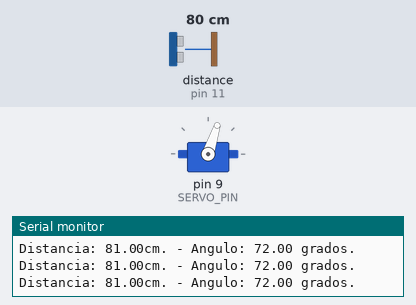
This sketch was run on a simulated Arduino Uno, built with avr-gcc and run on an emulated ATmega328P. Shown: servo, the last lines printed to the serial monitor. Inputs (shaded band) come from the test bench; at power-on: distance to the obstacle (sensor on pin 11) 80 cm. The echo pulse lasts 58.3 µs per cm.

Above: at 1.4 s.
1.5 s: distance to the obstacle (sensor on pin 11) set to 2 cm
At 2.7 s:
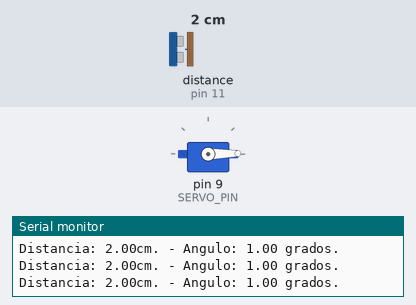
3.0 s: distance to the obstacle (sensor on pin 11) set to 35 cm
At 3.9 s:
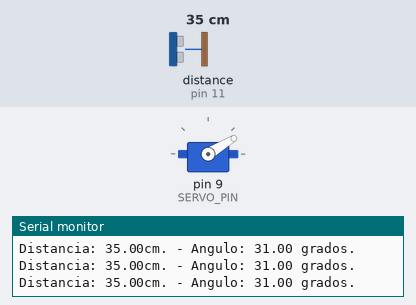
4.5 s: distance to the obstacle (sensor on pin 11) set to 60 cm
At 5.7 s:
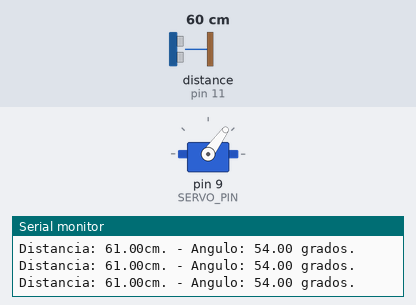
6.0 s: distance to the obstacle (sensor on pin 11) set to 120 cm
At 6.5 s:
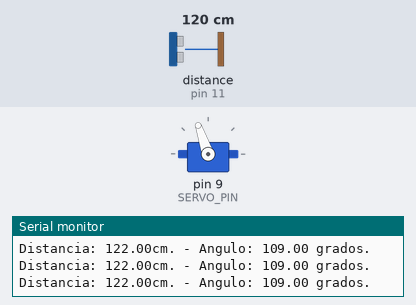
Timing chart, 0 to 8.6 s (numbered marks = the images above; inputs shaded):
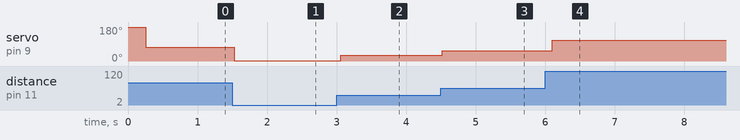

The sketch:

Servo_wipe_distance.ino
```cpp
// *---------------------------------------------------------------------------------------------------------*
// *Ejemplo para mover servo en funcion de la distancia leida por un sensor ultrasonico de distancia.        *
// *Requiere la libreria NewPing, puede descargarse aqui: http://playground.arduino.cc/Code/NewPing#Download *
// *Escrito por: Daniel Arturo Fernández Raygoza para DAFR Electronics. Licencia creative commons CC-BY-NC-SA*
// *---------------------------------------------------------------------------------------------------------*

#include <NewPing.h>
#include <Servo.h>

#define TRIGGER_PIN  12  // pin de Arduino conectado al pin TRIGGER del sensor ultrasonico.
#define ECHO_PIN     11  // pin de Arduino conectado al pin ECHO del sensor ultrasonico.
#define MAX_DISTANCE 200 // distancia maxima que deseamos medir con el sensor (en centimetros). Distancia maxima del sensor es de 400cm aproximadamente.
#define SERVO_PIN 9 // pin de Arduino conectado al pin de control del servo.

NewPing sonar(TRIGGER_PIN, ECHO_PIN, MAX_DISTANCE); // configuracion e inicializacion de la libreria NewPing.
Servo SG90; //crea el objeto para controlar el servo a travez de la libreria.

float distancia = 0;
float angulo = 180;

void setup()
{
  Serial.begin(9600); // abrir puerto serial para visualizar la distancia y el angulo.
  SG90.attach(SERVO_PIN); //inicia el servo en el pin seleccionado.
  SG90.write(angulo); // pone el servo a 180°.
  delay(250);
  Serial.println("Arduino listo! :)");

}

void loop()
{
  distancia = sonar.ping_cm();
  Serial.print("Distancia: ");
  Serial.print(distancia); // enviar distancia leida, "0" significa fuera de rango. Recordar que la distancia minima que puede leer el sensor es de 2cm.
  Serial.print("cm. - Angulo: ");
  angulo = map(distancia, 0, MAX_DISTANCE, 0, 180); //calcula el angulo del servo en base a la distancia minima y maxima.
  if (distancia == 0) //si la distancia esta fuera de rango pone el servo a 180°.
  {
    angulo = 180;
   }
  Serial.print(angulo); //enviar angulo en en cual se posicinara el servo.
  Serial.print(" grados. ");
  if (distancia == 0) //si la distancia esta fuera de rango envia mensaje.
  {
    Serial.print(" La distancia se encuentra fuera de rango.");
  }
  SG90.write(angulo);
  delay(100);
  Serial.println(""); //salto de linea.
}
```

Measured:
- after the input at 1.5 s, servo on pin 9 (SERVO_PIN): 72° → 1° at once
- after the input at 3.0 s, servo on pin 9 (SERVO_PIN): 1° → 31° after 0.06 s
- after the input at 4.5 s, servo on pin 9 (SERVO_PIN): 31° → 54° at once
- after the input at 6.0 s, servo on pin 9 (SERVO_PIN): 54° → 109° after 0.10 s
